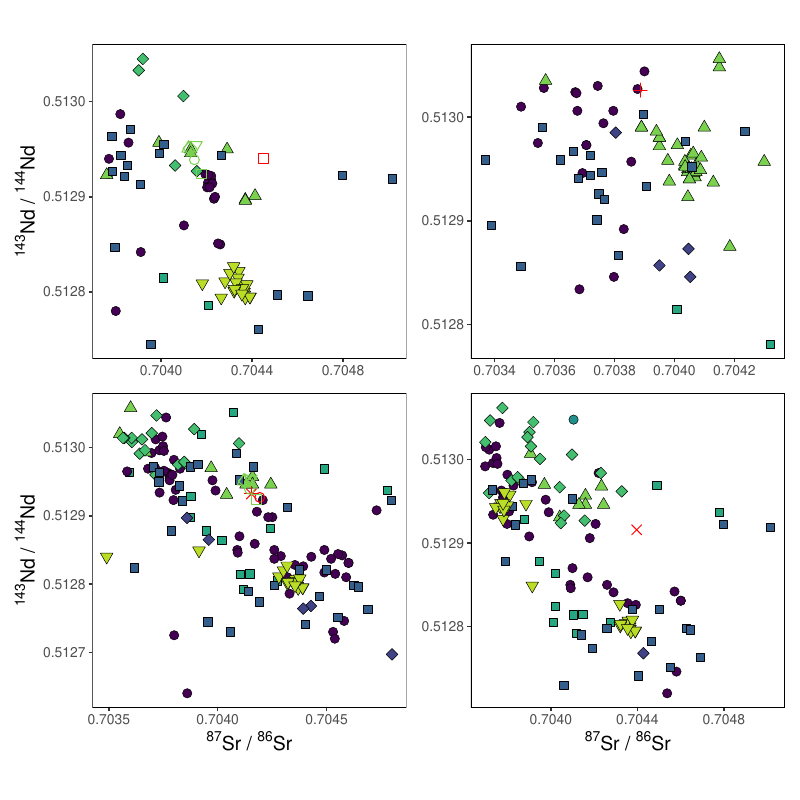

The R source for this figure:
require(here)
require(tidyverse)
require(RSQLite)
require(patchwork)

georoc <- dbConnect(RSQLite::SQLite(), path_to_georoc)
pofatu <- dbConnect(RSQLite::SQLite(), path_to_pofatu)

shapes <- c("Luzon Arc"=21,"Sulawesi Arc"=22,"Sunda Arc"=23,"Banda Arc"=24,
            "Yap Arc"=25,"Mariana Arc"=21,"Bismarck Arc"=22,"Solomon Arc"=23,
            "Vanuatu Arc"=24,"Tonga-Fiji"=25,"New Zealand"=21,
            "E-11-03"=0,"E-11-06"=1,"E-11-07"=8,"E-11-10"=0,"E-11-11"=1,
            "E-11-13"=2,"E-11-16"=5,"E-11-18"=6,"E-11-19"=8,"K-12-28"=3,"K-12-29"=4)
cols <- c("Luzon Arc"="#440154","Sulawesi Arc"="#345E8C","Sunda Arc"="#404386",
          "Banda Arc"="#472374","Yap Arc"="#29778E","Mariana Arc"="#218F8B",
          "Bismarck Arc"="#25A782","Solomon Arc"="#44BE6F","Vanuatu Arc"="#7AD04F",
          "Tonga-Fiji"="#BADD26","New Zealand"="#FDE725",
          "E-11-03"="red","E-11-06"="red","E-11-07"="red","E-11-10"="#7AD04F",
          "E-11-11"="#7AD04F","E-11-13"="#7AD04F","E-11-16"="#7AD04F",
          "E-11-18"="#7AD04F","E-11-19"="#7AD04F","K-12-28"="red","K-12-29"="red")
contour <- c("Luzon Arc"="black","Sulawesi Arc"="black","Sunda Arc"="black",
             "Banda Arc"="black","Yap Arc"="black","Mariana Arc"="black",
             "Bismarck Arc"="black","Solomon Arc"="black","Vanuatu Arc"="black",
             "Tonga-Fiji"="black","New Zealand"="black",
             "E-11-03"="red","E-11-06"="red","E-11-07"="red","E-11-10"="#7AD04F",
             "E-11-11"="#7AD04F","E-11-13"="#7AD04F","E-11-16"="#7AD04F",
             "E-11-18"="#7AD04F","E-11-19"="#7AD04F","K-12-28"="red","K-12-29"="red")

#### Fig S11a ####
IAB <- q1 %>% dplyr::select(
  Sample,Location,Sr87_Sr86,Nd143_Nd144,Pb206_Pb204,Pb207_Pb204,Pb208_Pb204)
s <- joined_data %>% dplyr::filter(Sample %in% c(
  "E-11-10","E-11-11","E-11-13","E-11-16","E-11-18","E-11-03")) %>%
  mutate(Location = case_when(
    grepl("E-11-10", Sample) ~ "E-11-10",
    grepl("E-11-11", Sample) ~ "E-11-11",
    grepl("E-11-13", Sample) ~ "E-11-13",
    grepl("E-11-16", Sample) ~ "E-11-16",
    grepl("E-11-18", Sample) ~ "E-11-18",
    grepl("E-11-03", Sample) ~ "E-11-03")) %>% dplyr::select(
      Sample,Location,Sr87_Sr86,Nd143_Nd144,Pb206_Pb204,Pb207_Pb204,Pb208_Pb204)

E_11_03 <- IAB %>%
  ggplot(aes(x=Sr87_Sr86,y=Nd143_Nd144, shape=factor(Location), fill=factor(Location),
             color=factor(Location), group=Sample)) +
  geom_point(size=3, stroke=.25) + geom_point(data=s, size=3) +
  scale_shape_manual(values=shapes) +
  scale_fill_manual(values=cols) + scale_color_manual(values=contour) +
  theme(panel.border = element_rect(colour = "black", fill=NA, size=.5),
        panel.grid.major = element_blank(), panel.grid.minor = element_blank(),
        panel.background = element_rect(fill = "white"), title = element_blank(),
        axis.title = element_text(size = 14), axis.text = element_text(size = 10),
        axis.title.x = element_blank(),
        legend.position = "none", aspect.ratio=1) +
  labs(x=expression({}^87*"Sr / "*{}^86*"Sr"),
       y=expression({}^143*"Nd / "*{}^144*"Nd"))
E_11_03

#### Fig S11b ####
IAB <- q4 %>% dplyr::select(
  Sample,Location,Sr87_Sr86,Nd143_Nd144,Pb206_Pb204,Pb207_Pb204,Pb208_Pb204)
s <- joined_data %>% dplyr::filter(Sample %in% c(
  "E-11-10","E-11-11","E-11-13","E-11-16","E-11-18","E-11-06","E-11-07")) %>%
  mutate(Location = case_when(
    grepl("E-11-10", Sample) ~ "E-11-10",
    grepl("E-11-11", Sample) ~ "E-11-11",
    grepl("E-11-13", Sample) ~ "E-11-13",
    grepl("E-11-16", Sample) ~ "E-11-16",
    grepl("E-11-18", Sample) ~ "E-11-18",
    grepl("E-11-06", Sample) ~ "E-11-06",
    grepl("E-11-07", Sample) ~ "E-11-07")) %>% dplyr::select(
      Sample,Location,Sr87_Sr86,Nd143_Nd144,Pb206_Pb204,Pb207_Pb204,Pb208_Pb204)

E_11_06_07 <- IAB %>%
  ggplot(aes(x=Sr87_Sr86,y=Nd143_Nd144, shape=factor(Location), fill=factor(Location),
             color=factor(Location), group=Sample)) +
  geom_point(size=3, stroke=.25) + geom_point(data=s, size=3) +
  scale_shape_manual(values=shapes) +
  scale_fill_manual(values=cols) + scale_color_manual(values=contour) +
  theme(panel.border = element_rect(colour = "black", fill=NA, size=.5),
        panel.grid.major = element_blank(), panel.grid.minor = element_blank(),
        panel.background = element_rect(fill = "white"), title = element_blank(),
        axis.title = element_text(size = 14), axis.text = element_text(size = 10),
        legend.position = "none", aspect.ratio=1) +
  labs(x=expression({}^87*"Sr / "*{}^86*"Sr"),
       y=expression({}^143*"Nd / "*{}^144*"Nd"))
E_11_06_07

#### Fig S11c ####
IAB <- q6 %>%
  dplyr::select(Sample,Location,
                Sr87_Sr86,Nd143_Nd144,Pb206_Pb204,Pb207_Pb204,Pb208_Pb204)
s <- joined_data %>% dplyr::filter(Sample %in% c("K-12-28")) %>%
  mutate(Location = case_when(grepl("K-12-28", Sample) ~ "K-12-28")) %>%
  dplyr::select(Sample,Location,
                Sr87_Sr86,Nd143_Nd144,Pb206_Pb204,Pb207_Pb204,Pb208_Pb204)

K_12_28 <- IAB %>%
  ggplot(aes(x=Sr87_Sr86,y=Nd143_Nd144, shape=factor(Location), fill=factor(Location),
             color=factor(Location), group=Sample)) +
  geom_point(size=3, stroke=.25) + geom_point(data=s, size=3) +
  scale_shape_manual(values=shapes) +
  scale_fill_manual(values=cols) + scale_color_manual(values=contour) +
  theme(panel.border = element_rect(colour = "black", fill=NA, size=.5),
        panel.grid.major = element_blank(), panel.grid.minor = element_blank(),
        panel.background = element_rect(fill = "white"), title = element_blank(),
        axis.title = element_text(size = 14), axis.text = element_text(size = 10),
        axis.title.x = element_blank(), axis.title.y = element_blank(),
        legend.position = "none", aspect.ratio=1) +
  labs(x=expression({}^87*"Sr / "*{}^86*"Sr"),
       y=expression({}^143*"Nd / "*{}^144*"Nd"))
K_12_28

#### Fig S11d ####
IAB <- q8 %>%
  dplyr::select(Sample,Location,
                Nd143_Nd144,Sr87_Sr86,Pb206_Pb204,Pb207_Pb204,Pb208_Pb204)

s <- joined_data %>% filter(Sample %in% c("K-12-29")) %>%
  mutate(Location = case_when(grepl("K-12-29", Sample) ~ "K-12-29")) %>%
  dplyr::select(Sample,Location,
                Nd143_Nd144,Sr87_Sr86,Pb206_Pb204,Pb207_Pb204,Pb208_Pb204)

K_12_29 <- IAB %>%
  ggplot(aes(x=Sr87_Sr86,y=Nd143_Nd144, shape=factor(Location), fill=factor(Location),
             color=factor(Location), group=Sample)) +
  geom_point(size=3, stroke=.25) + geom_point(data=s, size=3) +
  scale_shape_manual(values=shapes) +
  scale_fill_manual(values=cols) + scale_color_manual(values=contour) +
  theme(panel.border = element_rect(colour = "black", fill=NA, size=.5),
        panel.grid.major = element_blank(), panel.grid.minor = element_blank(),
        panel.background = element_rect(fill = "white"), title = element_blank(),
        axis.title = element_text(size = 14), axis.text = element_text(size = 10),
        axis.title.y = element_blank(),
        legend.position = "none", aspect.ratio=1) +
  labs(x=expression({}^87*"Sr / "*{}^86*"Sr"),
       y=expression({}^143*"Nd / "*{}^144*"Nd"))
K_12_29

pdf(here("analysis","supplementary-materials","FigS11.pdf"), width=8, height=8)
(E_11_03/E_11_06_07)|(K_12_28/K_12_29)
dev.off()
